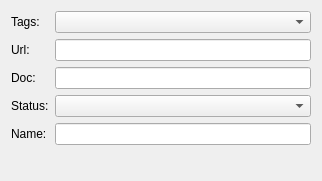
<?xml version="1.0" encoding="UTF-8"?>
<ui version="4.0">
 <class>TaskTagsEditor</class>
 <widget class="QWidget" name="TaskTagsEditor">
  <property name="geometry">
   <rect>
    <x>0</x>
    <y>0</y>
    <width>322</width>
    <height>181</height>
   </rect>
  </property>
  <property name="font">
   <font>
    <family>.AppleSystemUIFont</family>
   </font>
  </property>
  <property name="windowTitle">
   <string notr="true">Edit Task</string>
  </property>
  <layout class="QVBoxLayout" name="verticalLayout_2">
   <item>
    <layout class="QFormLayout" name="formLayout">
     <property name="fieldGrowthPolicy">
      <enum>QFormLayout::AllNonFixedFieldsGrow</enum>
     </property>
     <item row="0" column="0">
      <widget class="QLabel" name="tagsLabel">
       <property name="text">
        <string>Tags:</string>
       </property>
      </widget>
     </item>
     <item row="0" column="1">
      <widget class="MultiComboBox" name="tagsComboBox">
       <property name="sizePolicy">
        <sizepolicy hsizetype="Preferred" vsizetype="Preferred">
         <horstretch>0</horstretch>
         <verstretch>0</verstretch>
        </sizepolicy>
       </property>
      </widget>
     </item>
     <item row="1" column="0">
      <widget class="QLabel" name="urlLabel">
       <property name="text">
        <string>Url:</string>
       </property>
      </widget>
     </item>
     <item row="1" column="1">
      <widget class="QLineEdit" name="urlLineEdit"/>
     </item>
     <item row="2" column="0">
      <widget class="QLabel" name="docLabel">
       <property name="text">
        <string>Doc:</string>
       </property>
      </widget>
     </item>
     <item row="2" column="1">
      <widget class="QLineEdit" name="docLineEdit"/>
     </item>
     <item row="3" column="0">
      <widget class="QLabel" name="statusLabel">
       <property name="text">
        <string>Status:</string>
       </property>
      </widget>
     </item>
     <item row="3" column="1">
      <widget class="QComboBox" name="statusComboBox"/>
     </item>
     <item row="4" column="0">
      <widget class="QLabel" name="nameLabel">
       <property name="text">
        <string>Name:</string>
       </property>
      </widget>
     </item>
     <item row="4" column="1">
      <widget class="QLineEdit" name="nameLineEdit"/>
     </item>
    </layout>
   </item>
  </layout>
 </widget>
 <customwidgets>
  <customwidget>
   <class>MultiComboBox</class>
   <extends>QComboBox</extends>
   <header location="global">cchelper</header>
  </customwidget>
 </customwidgets>
 <resources/>
 <connections/>
</ui>
